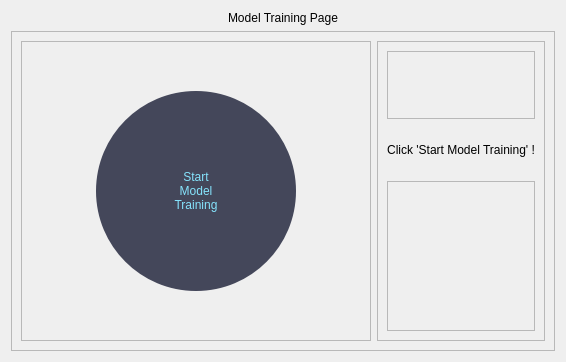
                     <widget class="QWidget" name="training_panel">
                      <layout class="QGridLayout" name="gridLayout_5">
                       <item row="0" column="0" alignment="Qt::AlignTop">
                        <widget class="QLabel" name="training_heading">
                         <property name="styleSheet">
                          <string notr="true">font: 700 15pt &quot;Segoe Print&quot;;</string>
                         </property>
                         <property name="text">
                          <string>Model Training Page</string>
                         </property>
                         <property name="alignment">
                          <set>Qt::AlignCenter</set>
                         </property>
                        </widget>
                       </item>
                       <item row="1" column="0">
                        <widget class="QFrame" name="training_base_frame">
                         <property name="sizePolicy">
                          <sizepolicy hsizetype="Preferred" vsizetype="Expanding">
                           <horstretch>0</horstretch>
                           <verstretch>0</verstretch>
                          </sizepolicy>
                         </property>
                         <property name="frameShape">
                          <enum>QFrame::StyledPanel</enum>
                         </property>
                         <property name="frameShadow">
                          <enum>QFrame::Raised</enum>
                         </property>
                         <layout class="QHBoxLayout" name="horizontalLayout_6">
                          <item alignment="Qt::AlignVCenter">
                           <widget class="QFrame" name="training_left_frame">
                            <property name="minimumSize">
                             <size>
                              <width>350</width>
                              <height>300</height>
                             </size>
                            </property>
                            <property name="frameShape">
                             <enum>QFrame::StyledPanel</enum>
                            </property>
                            <property name="frameShadow">
                             <enum>QFrame::Raised</enum>
                            </property>
                            <layout class="QVBoxLayout" name="verticalLayout_12">
                             <item alignment="Qt::AlignHCenter">
                              <widget class="QPushButton" name="start_training_button">
                               <property name="sizePolicy">
                                <sizepolicy hsizetype="Fixed" vsizetype="Fixed">
                                 <horstretch>0</horstretch>
                                 <verstretch>0</verstretch>
                                </sizepolicy>
                               </property>
                               <property name="minimumSize">
                                <size>
                                 <width>200</width>
                                 <height>200</height>
                                </size>
                               </property>
                               <property name="maximumSize">
                                <size>
                                 <width>200</width>
                                 <height>200</height>
                                </size>
                               </property>
                               <property name="baseSize">
                                <size>
                                 <width>200</width>
                                 <height>200</height>
                                </size>
                               </property>
                               <property name="styleSheet">
                                <string notr="true">QPushButton{
    display: inline-block;
	text-shadow: 2px 2px #bd93f9;
	background: #44475a;
    color: #85e3fc;
    width: 200px;
    height: 200px;
    line-height: 200px;
    border-radius: 100px;
    text-align: center;
    vertical-align: middle;
    overflow: hidden;
    font: 700 15px &quot;Segoe Print&quot;;
    border-color: #6272a4;
    text-shadow: 1px 1px 1px rgba(255, 255, 255, 0.65);
    box-shadow: 0 1px 1px rgba(0, 0, 0, 0.28);
}

QPushButton:active{
    -ms-transform: translateY(2px);
    -webkit-transform: translateY(2px);
    transform: translateY(2px);
    box-shadow: 0 0 2px rgba(0, 0, 0, 0.35);
    border-bottom: none;
}
</string>
                               </property>
                               <property name="text">
                                <string>Start
Model
Training</string>
                               </property>
                              </widget>
                             </item>
                            </layout>
                           </widget>
                          </item>
                          <item>
                           <widget class="QFrame" name="training_right_frame">
                            <property name="frameShape">
                             <enum>QFrame::StyledPanel</enum>
                            </property>
                            <property name="frameShadow">
                             <enum>QFrame::Raised</enum>
                            </property>
                            <layout class="QVBoxLayout" name="verticalLayout_13">
                             <item>
                              <widget class="QFrame" name="training_frame_right_top">
                               <property name="sizePolicy">
                                <sizepolicy hsizetype="Preferred" vsizetype="Expanding">
                                 <horstretch>0</horstretch>
                                 <verstretch>0</verstretch>
                                </sizepolicy>
                               </property>
                               <property name="frameShape">
                                <enum>QFrame::StyledPanel</enum>
                               </property>
                               <property name="frameShadow">
                                <enum>QFrame::Raised</enum>
                               </property>
                              </widget>
                             </item>
                             <item alignment="Qt::AlignBottom">
                              <widget class="QLabel" name="training_text_label">
                               <property name="minimumSize">
                                <size>
                                 <width>0</width>
                                 <height>50</height>
                                </size>
                               </property>
                               <property name="styleSheet">
                                <string notr="true">font: 9pt &quot;Segoe Print&quot;;</string>
                               </property>
                               <property name="text">
                                <string>Click 'Start Model Training' !</string>
                               </property>
                               <property name="alignment">
                                <set>Qt::AlignCenter</set>
                               </property>
                              </widget>
                             </item>
                             <item alignment="Qt::AlignBottom">
                              <widget class="QFrame" name="training_frame_right_bottom">
                               <property name="minimumSize">
                                <size>
                                 <width>0</width>
                                 <height>150</height>
                                </size>
                               </property>
                               <property name="frameShape">
                                <enum>QFrame::StyledPanel</enum>
                               </property>
                               <property name="frameShadow">
                                <enum>QFrame::Raised</enum>
                               </property>
                              </widget>
                             </item>
                            </layout>
                           </widget>
                          </item>
                         </layout>
                        </widget>
                       </item>
                      </layout>
                     </widget>
